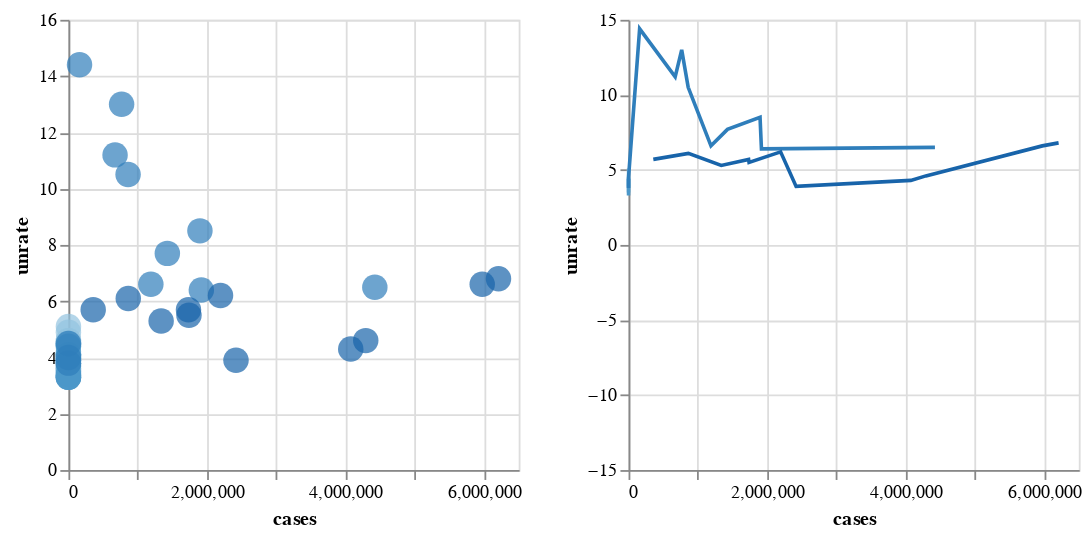

Notebook source saved alongside this figure:
### Markdown cell above
* The other way of displaying the data is the altair chart with detail selection function. This is a strategy of presenting the chart in a general chart on one side and after a click on the points, the related detailed data will be shown on the other side.

### Code cell
# make a chart

selector = alt.selection_single(empty='all', fields=['year'])

base = alt.Chart(df).properties(
    width=250,
    height=250
).add_selection(selector)

points = base.mark_point(filled=True, size=200).encode(
    x='cases',
    y='unrate',
    color=alt.condition(selector, 'year:O', alt.value('lightgray'), legend=None),
)

timeseries = base.mark_line().encode(
    x='cases',
    y=alt.Y('unrate', scale=alt.Scale(domain=(-15, 15))),
    color=alt.Color('year:O', legend=None)
).transform_filter(
    selector
)

points | timeseries

### Figure 1 — Vega-Lite specification as saved in the notebook (floating-point values rounded to 4 significant figures)
{"config": {"view": {"continuousWidth": 400, "continuousHeight": 300}}, "hconcat": [{"mark": {"type": "point", "filled": true, "size": 200}, "encoding": {"color": {"condition": {"type": "ordinal", "field": "year", "legend": null, "selection": "selector002"}, "value": "lightgray"}, "x": {"type": "quantitative", "field": "cases"}, "y": {"type": "quantitative", "field": "unrate"}}, "height": 250, "selection": {"selector002": {"type": "single", "empty": "all", "fields": ["year"]}}, "width": 250}, {"mark": "line", "encoding": {"color": {"type": "ordinal", "field": "year", "legend": null}, "x": {"type": "quantitative", "field": "cases"}, "y": {"type": "quantitative", "field": "unrate", "scale": {"domain": [-15, 15]}}}, "height": 250, "selection": {"selector002": {"type": "single", "empty": "all", "fields": ["year"]}}, "transform": [{"filter": {"selection": "selector002"}}], "width": 250}], "data": {"name": "data-17fcc358392d2aa9529e488cd5fae278"}, "$schema": "https://vega.github.io/schema/vega-lite/v4.8.1.json", "datasets": {"data-17fcc358392d2aa9529e488cd5fae278": [{"date": "2016-12-01T00:00:00", "unrate": 4.5, "unrate_men": 4.8, "unrate_women": 4.1, "unrate_16_to_17": 15.0, "unrate_18_to_19": 11.5, "unrate_20_to_24": 7.6, "unrate_25_to_34": 4.6, "unrate_35_to_44": 4.0, "unrate_45_to_54": 3.3, "unrate_55_over": 3.5, "year": 2016, "month": 12, "cases": 0.0, "deaths": 0.0, "is_covid_period": 0}, {"date": "2017-01-01T00:00:00", "unrate": 5.1, "unrate_men": 5.4, "unrate_women": 4.9, "unrate_16_to_17": 15.2, "unrate_18_to_19": 15.5, "unrate_20_to_24": 9.0, "unrate_25_to_34": 5.4, "unrate_35_to_44": 4.4, "unrate_45_to_54": 3.6, "unrate_55_over": 3.8, "year": 2017, "month": 1, "cases": 0.0, "deaths": 0.0, "is_covid_period": 0}, {"date": "2017-02-01T00:00:00", "unrate": 4.9, "unrate_men": 5.3, "unrate_women": 4.6, "unrate_16_to_17": 17.4, "unrate_18_to_19": 13.5, "unrate_20_to_24": 8.4, "unrate_25_to_34": 5.1, "unrate_35_to_44": 4.5, "unrate_45_to_54": 3.5, "unrate_55_over": 3.7, "year": 2017, "month": 2, "cases": 0.0, "deaths": 0.0, "is_covid_period": 0}, {"date": "2017-03-01T00:00:00", "unrate": 4.6, "unrate_men": 4.9, "unrate_women": 4.1, "unrate_16_to_17": 17.1, "unrate_18_to_19": 10.8, "unrate_20_to_24": 7.3, "unrate_25_to_34": 4.7, "unrate_35_to_44": 4.1, "unrate_45_to_54": 3.4, "unrate_55_over": 3.5, "year": 2017, "month": 3, "cases": 0.0, "deaths": 0.0, "is_covid_period": 0}, {"date": "2017-04-01T00:00:00", "unrate": 4.1, "unrate_men": 4.1, "unrate_women": 4.1, "unrate_16_to_17": 17.3, "unrate_18_to_19": 11.1, "unrate_20_to_24": 6.7, "unrate_25_to_34": 4.1, "unrate_35_to_44": 3.4, "unrate_45_to_54": 3.2, "unrate_55_over": 3.0, "year": 2017, "month": 4, "cases": 0.0, "deaths": 0.0, "is_covid_period": 0}, {"date": "2017-05-01T00:00:00", "unrate": 4.1, "unrate_men": 4.0, "unrate_women": 4.2, "unrate_16_to_17": 13.7, "unrate_18_to_19": 14.6, "unrate_20_to_24": 6.6, "unrate_25_to_34": 4.6, "unrate_35_to_44": 3.1, "unrate_45_to_54": 3.0, "unrate_55_over": 2.8, "year": 2017, "month": 5, "cases": 0.0, "deaths": 0.0, "is_covid_period": 0}, {"date": "2017-06-01T00:00:00", "unrate": 4.5, "unrate_men": 4.4, "unrate_women": 4.7, "unrate_16_to_17": 17.7, "unrate_18_to_19": 14.9, "unrate_20_to_24": 8.0, "unrate_25_to_34": 4.3, "unrate_35_to_44": 3.2, "unrate_45_to_54": 3.4, "unrate_55_over": 3.1, "year": 2017, "month": 6, "cases": 0.0, "deaths": 0.0, "is_covid_period": 0}, {"date": "2017-07-01T00:00:00", "unrate": 4.6, "unrate_men": 4.3, "unrate_women": 4.9, "unrate_16_to_17": 17.2, "unrate_18_to_19": 11.4, "unrate_20_to_24": 7.8, "unrate_25_to_34": 4.7, "unrate_35_to_44": 3.6, "unrate_45_to_54": 3.3, "unrate_55_over": 3.4, "year": 2017, "month": 7, "cases": 0.0, "deaths": 0.0, "is_covid_period": 0}, {"date": "2017-08-01T00:00:00", "unrate": 4.5, "unrate_men": 4.3, "unrate_women": 4.8, "unrate_16_to_17": 14.1, "unrate_18_to_19": 13.2, "unrate_20_to_24": 6.9, "unrate_25_to_34": 5.0, "unrate_35_to_44": 3.4, "unrate_45_to_54": 3.7, "unrate_55_over": 3.3, "year": 2017, "month": 8, "cases": 0.0, "deaths": 0.0, "is_covid_period": 0}, {"date": "2017-09-01T00:00:00", "unrate": 4.1, "unrate_men": 4.0, "unrate_women": 4.2, "unrate_16_to_17": 11.3, "unrate_18_to_19": 13.7, "unrate_20_to_24": 7.5, "unrate_25_to_34": 4.2, "unrate_35_to_44": 3.1, "unrate_45_to_54": 2.9, "unrate_55_over": 3.1, "year": 2017, "month": 9, "cases": 0.0, "deaths": 0.0, "is_covid_period": 0}, {"date": "2017-10-01T00:00:00", "unrate": 3.9, "unrate_men": 3.9, "unrate_women": 3.8, "unrate_16_to_17": 13.8, "unrate_18_to_19": 13.2, "unrate_20_to_24": 7.0, "unrate_25_to_34": 4.3, "unrate_35_to_44": 2.9, "unrate_45_to_54": 2.5, "unrate_55_over": 2.9, "year": 2017, "month": 10, "cases": 0.0, "deaths": 0.0, "is_covid_period": 0}, {"date": "2017-11-01T00:00:00", "unrate": 3.9, "unrate_men": 4.0, "unrate_women": 3.8, "unrate_16_to_17": 17.9, "unrate_18_to_19": 14.2, "unrate_20_to_24": 6.6, "unrate_25_to_34": 4.1, "unrate_35_to_44": 2.9, "unrate_45_to_54": 2.5, "unrate_55_over": 3.0, "year": 2017, "month": 11, "cases": 0.0, "deaths": 0.0, "is_covid_period": 0}, {"date": "2017-12-01T00:00:00", "unrate": 3.9, "unrate_men": 4.2, "unrate_women": 3.7, "unrate_16_to_17": 12.9, "unrate_18_to_19": 11.3, "unrate_20_to_24": 6.7, "unrate_25_to_34": 4.3, "unrate_35_to_44": 3.0, "unrate_45_to_54": 2.7, "unrate_55_over": 3.2, "year": 2017, "month": 12, "cases": 0.0, "deaths": 0.0, "is_covid_period": 0}, {"date": "2018-01-01T00:00:00", "unrate": 4.5, "unrate_men": 4.8, "unrate_women": 4.2, "unrate_16_to_17": 14.6, "unrate_18_to_19": 14.5, "unrate_20_to_24": 8.2, "unrate_25_to_34": 4.7, "unrate_35_to_44": 3.5, "unrate_45_to_54": 3.3, "unrate_55_over": 3.3, "year": 2018, "month": 1, "cases": 0.0, "deaths": 0.0, "is_covid_period": 0}, {"date": "2018-02-01T00:00:00", "unrate": 4.4, "unrate_men": 4.6, "unrate_women": 4.1, "unrate_16_to_17": 15.8, "unrate_18_to_19": 14.0, "unrate_20_to_24": 7.2, "unrate_25_to_34": 4.6, "unrate_35_to_44": 3.4, "unrate_45_to_54": 3.1, "unrate_55_over": 3.5, "year": 2018, "month": 2, "cases": 0.0, "deaths": 0.0, "is_covid_period": 0}, {"date": "2018-03-01T00:00:00", "unrate": 4.1, "unrate_men": 4.4, "unrate_women": 3.8, "unrate_16_to_17": 15.0, "unrate_18_to_19": 11.5, "unrate_20_to_24": 6.5, "unrate_25_to_34": 4.3, "unrate_35_to_44": 3.4, "unrate_45_to_54": 3.1, "unrate_55_over": 3.3, "year": 2018, "month": 3, "cases": 0.0, "deaths": 0.0, "is_covid_period": 0}, {"date": "2018-04-01T00:00:00", "unrate": 3.7, "unrate_men": 3.9, "unrate_women": 3.4, "unrate_16_to_17": 14.3, "unrate_18_to_19": 10.3, "unrate_20_to_24": 6.1, "unrate_25_to_34": 4.1, "unrate_35_to_44": 2.8, "unrate_45_to_54": 2.7, "unrate_55_over": 2.8, "year": 2018, "month": 4, "cases": 0.0, "deaths": 0.0, "is_covid_period": 0}, {"date": "2018-05-01T00:00:00", "unrate": 3.6, "unrate_men": 3.7, "unrate_women": 3.4, "unrate_16_to_17": 15.0, "unrate_18_to_19": 11.8, "unrate_20_to_24": 7.0, "unrate_25_to_34": 3.6, "unrate_35_to_44": 2.6, "unrate_45_to_54": 2.5, "unrate_55_over": 2.5, "year": 2018, "month": 5, "cases": 0.0, "deaths": 0.0, "is_covid_period": 0}, {"date": "2018-06-01T00:00:00", "unrate": 4.2, "unrate_men": 4.1, "unrate_women": 4.2, "unrate_16_to_17": 17.8, "unrate_18_to_19": 13.2, "unrate_20_to_24": 8.1, "unrate_25_to_34": 3.9, "unrate_35_to_44": 2.9, "unrate_45_to_54": 3.0, "unrate_55_over": 3.0, "year": 2018, "month": 6, "cases": 0.0, "deaths": 0.0, "is_covid_period": 0}, {"date": "2018-07-01T00:00:00", "unrate": 4.1, "unrate_men": 3.8, "unrate_women": 4.5, "unrate_16_to_17": 14.6, "unrate_18_to_19": 12.8, "unrate_20_to_24": 7.3, "unrate_25_to_34": 3.6, "unrate_35_to_44": 3.1, "unrate_45_to_54": 3.1, "unrate_55_over": 3.3, "year": 2018, "month": 7, "cases": 0.0, "deaths": 0.0, "is_covid_period": 0}, {"date": "2018-08-01T00:00:00", "unrate": 3.9, "unrate_men": 3.7, "unrate_women": 4.3, "unrate_16_to_17": 12.4, "unrate_18_to_19": 12.3, "unrate_20_to_24": 6.5, "unrate_25_to_34": 4.3, "unrate_35_to_44": 2.9, "unrate_45_to_54": 2.7, "unrate_55_over": 3.2, "year": 2018, "month": 8, "cases": 0.0, "deaths": 0.0, "is_covid_period": 0}, {"date": "2018-09-01T00:00:00", "unrate": 3.6, "unrate_men": 3.5, "unrate_women": 3.6, "unrate_16_to_17": 11.4, "unrate_18_to_19": 12.9, "unrate_20_to_24": 6.9, "unrate_25_to_34": 3.3, "unrate_35_to_44": 2.8, "unrate_45_to_54": 2.5, "unrate_55_over": 2.8, "year": 2018, "month": 9, "cases": 0.0, "deaths": 0.0, "is_covid_period": 0}, {"date": "2018-10-01T00:00:00", "unrate": 3.5, "unrate_men": 3.5, "unrate_women": 3.6, "unrate_16_to_17": 9.3, "unrate_18_to_19": 13.0, "unrate_20_to_24": 6.6, "unrate_25_to_34": 3.6, "unrate_35_to_44": 2.8, "unrate_45_to_54": 2.5, "unrate_55_over": 2.6, "year": 2018, "month": 10, "cases": 0.0, "deaths": 0.0, "is_covid_period": 0}, {"date": "2018-11-01T00:00:00", "unrate": 3.5, "unrate_men": 3.4, "unrate_women": 3.5, "unrate_16_to_17": 12.8, "unrate_18_to_19": 11.4, "unrate_20_to_24": 6.0, "unrate_25_to_34": 3.5, "unrate_35_to_44": 2.7, "unrate_45_to_54": 2.4, "unrate_55_over": 2.8, "year": 2018, "month": 11, "cases": 0.0, "deaths": 0.0, "is_covid_period": 0}, {"date": "2018-12-01T00:00:00", "unrate": 3.7, "unrate_men": 4.0, "unrate_women": 3.4, "unrate_16_to_17": 12.0, "unrate_18_to_19": 10.4, "unrate_20_to_24": 6.8, "unrate_25_to_34": 3.9, "unrate_35_to_44": 2.8, "unrate_45_to_54": 2.9, "unrate_55_over": 2.8, "year": 2018, "month": 12, "cases": 0.0, "deaths": 0.0, "is_covid_period": 0}, {"date": "2019-01-01T00:00:00", "unrate": 4.4, "unrate_men": 4.7, "unrate_women": 4.1, "unrate_16_to_17": 14.6, "unrate_18_to_19": 13.3, "unrate_20_to_24": 8.6, "unrate_25_to_34": 4.4, "unrate_35_to_44": 3.3, "unrate_45_to_54": 3.3, "unrate_55_over": 3.5, "year": 2019, "month": 1, "cases": 0.0, "deaths": 0.0, "is_covid_period": 0}, {"date": "2019-02-01T00:00:00", "unrate": 4.1, "unrate_men": 4.4, "unrate_women": 3.8, "unrate_16_to_17": 17.0, "unrate_18_to_19": 12.5, "unrate_20_to_24": 7.5, "unrate_25_to_34": 4.4, "unrate_35_to_44": 2.9, "unrate_45_to_54": 3.1, "unrate_55_over": 2.9, "year": 2019, "month": 2, "cases": 0.0, "deaths": 0.0, "is_covid_period": 0}, {"date": "2019-03-01T00:00:00", "unrate": 3.9, "unrate_men": 4.3, "unrate_women": 3.5, "unrate_16_to_17": 12.9, "unrate_18_to_19": 11.8, "unrate_20_to_24": 7.1, "unrate_25_to_34": 4.1, "unrate_35_to_44": 3.0, "unrate_45_to_54": 3.1, "unrate_55_over": 2.8, "year": 2019, "month": 3, "cases": 0.0, "deaths": 0.0, "is_covid_period": 0}, {"date": "2019-04-01T00:00:00", "unrate": 3.3, "unrate_men": 3.6, "unrate_women": 3.1, "unrate_16_to_17": 14.3, "unrate_18_to_19": 10.6, "unrate_20_to_24": 5.8, "unrate_25_to_34": 3.6, "unrate_35_to_44": 2.5, "unrate_45_to_54": 2.4, "unrate_55_over": 2.4, "year": 2019, "month": 4, "cases": 0.0, "deaths": 0.0, "is_covid_period": 0}, {"date": "2019-05-01T00:00:00", "unrate": 3.4, "unrate_men": 3.4, "unrate_women": 3.3, "unrate_16_to_17": 14.4, "unrate_18_to_19": 12.0, "unrate_20_to_24": 7.0, "unrate_25_to_34": 3.2, "unrate_35_to_44": 2.4, "unrate_45_to_54": 2.3, "unrate_55_over": 2.5, "year": 2019, "month": 5, "cases": 0.0, "deaths": 0.0, "is_covid_period": 0}, {"date": "2019-06-01T00:00:00", "unrate": 3.8, "unrate_men": 3.7, "unrate_women": 4.0, "unrate_16_to_17": 18.4, "unrate_18_to_19": 13.1, "unrate_20_to_24": 6.8, "unrate_25_to_34": 3.5, "unrate_35_to_44": 2.7, "unrate_45_to_54": 2.7, "unrate_55_over": 2.9, "year": 2019, "month": 6, "cases": 0.0, "deaths": 0.0, "is_covid_period": 0}, {"date": "2019-07-01T00:00:00", "unrate": 4.0, "unrate_men": 3.7, "unrate_women": 4.3, "unrate_16_to_17": 17.1, "unrate_18_to_19": 11.2, "unrate_20_to_24": 7.1, "unrate_25_to_34": 3.8, "unrate_35_to_44": 2.9, "unrate_45_to_54": 2.9, "unrate_55_over": 2.9, "year": 2019, "month": 7, "cases": 0.0, "deaths": 0.0, "is_covid_period": 0}, {"date": "2019-08-01T00:00:00", "unrate": 3.8, "unrate_men": 3.5, "unrate_women": 4.1, "unrate_16_to_17": 11.7, "unrate_18_to_19": 12.3, "unrate_20_to_24": 6.8, "unrate_25_to_34": 3.8, "unrate_35_to_44": 2.8, "unrate_45_to_54": 3.0, "unrate_55_over": 2.7, "year": 2019, "month": 8, "cases": 0.0, "deaths": 0.0, "is_covid_period": 0}, {"date": "2019-09-01T00:00:00", "unrate": 3.3, "unrate_men": 3.3, "unrate_women": 3.4, "unrate_16_to_17": 10.5, "unrate_18_to_19": 13.1, "unrate_20_to_24": 6.2, "unrate_25_to_34": 3.3, "unrate_35_to_44": 2.5, "unrate_45_to_54": 2.6, "unrate_55_over": 2.3, "year": 2019, "month": 9, "cases": 0.0, "deaths": 0.0, "is_covid_period": 0}, {"date": "2019-10-01T00:00:00", "unrate": 3.3, "unrate_men": 3.3, "unrate_women": 3.3, "unrate_16_to_17": 12.3, "unrate_18_to_19": 11.3, "unrate_20_to_24": 6.0, "unrate_25_to_34": 3.6, "unrate_35_to_44": 2.5, "unrate_45_to_54": 2.3, "unrate_55_over": 2.4, "year": 2019, "month": 10, "cases": 0.0, "deaths": 0.0, "is_covid_period": 0}, {"date": "2019-11-01T00:00:00", "unrate": 3.3, "unrate_men": 3.3, "unrate_women": 3.3, "unrate_16_to_17": 12.0, "unrate_18_to_19": 11.4, "unrate_20_to_24": 5.9, "unrate_25_to_34": 3.4, "unrate_35_to_44": 2.6, "unrate_45_to_54": 2.3, "unrate_55_over": 2.5, "year": 2019, "month": 11, "cases": 0.0, "deaths": 0.0, "is_covid_period": 0}, {"date": "2019-12-01T00:00:00", "unrate": 3.4, "unrate_men": 3.5, "unrate_women": 3.2, "unrate_16_to_17": 11.9, "unrate_18_to_19": 10.4, "unrate_20_to_24": 6.0, "unrate_25_to_34": 3.5, "unrate_35_to_44": 2.8, "unrate_45_to_54": 2.5, "unrate_55_over": 2.3, "year": 2019, "month": 12, "cases": 0.0, "deaths": 0.0, "is_covid_period": 0}, {"date": "2020-01-01T00:00:00", "unrate": 4.0, "unrate_men": 4.2, "unrate_women": 3.7, "unrate_16_to_17": 11.2, "unrate_18_to_19": 14.1, "unrate_20_to_24": 7.6, "unrate_25_to_34": 4.2, "unrate_35_to_44": 3.1, "unrate_45_to_54": 2.7, "unrate_55_over": 2.9, "year": 2020, "month": 1, "cases": 0.0, "deaths": 0.0, "is_covid_period": 1}, {"date": "2020-02-01T00:00:00", "unrate": 3.8, "unrate_men": 4.1, "unrate_women": 3.4, "unrate_16_to_17": 9.9, "unrate_18_to_19": 12.3, "unrate_20_to_24": 6.7, "unrate_25_to_34": 4.0, "unrate_35_to_44": 3.0, "unrate_45_to_54": 2.8, "unrate_55_over": 2.8, "year": 2020, "month": 2, "cases": 0.0, "deaths": 0.0, "is_covid_period": 1}, {"date": "2020-03-01T00:00:00", "unrate": 4.5, "unrate_men": 4.8, "unrate_women": 4.2, "unrate_16_to_17": 16.5, "unrate_18_to_19": 12.2, "unrate_20_to_24": 8.6, "unrate_25_to_34": 4.5, "unrate_35_to_44": 3.6, "unrate_45_to_54": 3.4, "unrate_55_over": 3.5, "year": 2020, "month": 3, "cases": 77.0, "deaths": 3.0, "is_covid_period": 1}, {"date": "2020-04-01T00:00:00", "unrate": 14.4, "unrate_men": 13.3, "unrate_women": 15.7, "unrate_16_to_17": 30.1, "unrate_18_to_19": 33.3, "unrate_20_to_24": 25.0, "unrate_25_to_34": 14.3, "unrate_35_to_44": 11.3, "unrate_45_to_54": 12.1, "unrate_55_over": 13.4, "year": 2020, "month": 4, "cases": 160100.0, "deaths": 3114.0, "is_covid_period": 1}, {"date": "2020-05-01T00:00:00", "unrate": 13.0, "unrate_men": 11.9, "unrate_women": 14.3, "unrate_16_to_17": 31.9, "unrate_18_to_19": 30.1, "unrate_20_to_24": 23.2, "unrate_25_to_34": 13.1, "unrate_35_to_44": 9.8, "unrate_45_to_54": 10.4, "unrate_55_over": 11.5, "year": 2020, "month": 5, "cases": 767300.0, "deaths": 43440.0, "is_covid_period": 1}, {"date": "2020-06-01T00:00:00", "unrate": 11.2, "unrate_men": 10.5, "unrate_women": 12.0, "unrate_16_to_17": 27.2, "unrate_18_to_19": 22.9, "unrate_20_to_24": 20.1, "unrate_25_to_34": 11.7, "unrate_35_to_44": 8.9, "unrate_45_to_54": 8.3, "unrate_55_over": 9.7, "year": 2020, "month": 6, "cases": 673100.0, "deaths": 37030.0, "is_covid_period": 1}, {"date": "2020-07-01T00:00:00", "unrate": 10.5, "unrate_men": 9.7, "unrate_women": 11.3, "unrate_16_to_17": 19.6, "unrate_18_to_19": 18.8, "unrate_20_to_24": 18.2, "unrate_25_to_34": 11.5, "unrate_35_to_44": 8.2, "unrate_45_to_54": 8.0, "unrate_55_over": 9.0, "year": 2020, "month": 7, "cases": 861000.0, "deaths": 21300.0, "is_covid_period": 1}, {"date": "2020-08-01T00:00:00", "unrate": 8.5, "unrate_men": 8.0, "unrate_women": 9.1, "unrate_16_to_17": 13.3, "unrate_18_to_19": 17.4, "unrate_20_to_24": 13.7, "unrate_25_to_34": 9.8, "unrate_35_to_44": 6.5, "unrate_45_to_54": 6.4, "unrate_55_over": 7.8, "year": 2020, "month": 8, "cases": 1898000.0, "deaths": 26300.0, "is_covid_period": 1}, {"date": "2020-09-01T00:00:00", "unrate": 7.7, "unrate_men": 7.3, "unrate_women": 8.0, "unrate_16_to_17": 14.8, "unrate_18_to_19": 16.8, "unrate_20_to_24": 12.4, "unrate_25_to_34": 8.4, "unrate_35_to_44": 6.1, "unrate_45_to_54": 6.2, "unrate_55_over": 6.6, "year": 2020, "month": 9, "cases": 1428000.0, "deaths": 28620.0, "is_covid_period": 1}, {"date": "2020-10-01T00:00:00", "unrate": 6.6, "unrate_men": 6.6, "unrate_women": 6.5, "unrate_16_to_17": 11.6, "unrate_18_to_19": 14.0, "unrate_20_to_24": 10.5, "unrate_25_to_34": 7.1, "unrate_35_to_44": 5.6, "unrate_45_to_54": 5.7, "unrate_55_over": 5.2, "year": 2020, "month": 10, "cases": 1190000.0, "deaths": 22680.0, "is_covid_period": 1}, {"date": "2020-11-01T00:00:00", "unrate": 6.4, "unrate_men": 6.6, "unrate_women": 6.1, "unrate_16_to_17": 13.9, "unrate_18_to_19": 12.8, "unrate_20_to_24": 9.9, "unrate_25_to_34": 6.7, "unrate_35_to_44": 5.4, "unrate_45_to_54": 5.2, "unrate_55_over": 5.7, "year": 2020, "month": 11, "cases": 1919000.0, "deaths": 22670.0, "is_covid_period": 1}, {"date": "2020-12-01T00:00:00", "unrate": 6.5, "unrate_men": 6.7, "unrate_women": 6.3, "unrate_16_to_17": 11.8, "unrate_18_to_19": 15.3, "unrate_20_to_24": 10.6, "unrate_25_to_34": 6.4, "unrate_35_to_44": 5.5, "unrate_45_to_54": 5.3, "unrate_55_over": 5.8, "year": 2020, "month": 12, "cases": 4423000.0, "deaths": 39330.0, "is_covid_period": 1}, {"date": "2021-01-01T00:00:00", "unrate": 6.8, "unrate_men": 7.1, "unrate_women": 6.5, "unrate_16_to_17": 15.2, "unrate_18_to_19": 15.9, "unrate_20_to_24": 10.8, "unrate_25_to_34": 7.2, "unrate_35_to_44": 6.1, "unrate_45_to_54": 5.2, "unrate_55_over": 5.6, "year": 2021, "month": 1, "cases": 6208000.0, "deaths": 75430.0, "is_covid_period": 1}, {"date": "2021-02-01T00:00:00", "unrate": 6.6, "unrate_men": 7.0, "unrate_women": 6.1, "unrate_16_to_17": 14.5, "unrate_18_to_19": 14.0, "unrate_20_to_24": 10.0, "unrate_25_to_34": 6.7, "unrate_35_to_44": 6.0, "unrate_45_to_54": 5.2, "unrate_55_over": 5.6, "year": 2021, "month": 2, "cases": 5973000.0, "deaths": 92420.0, "is_covid_period": 1}, {"date": "2021-03-01T00:00:00", "unrate": 6.2, "unrate_men": 6.5, "unrate_women": 5.8, "unrate_16_to_17": 12.0, "unrate_18_to_19": 12.7, "unrate_20_to_24": 10.4, "unrate_25_to_34": 7.0, "unrate_35_to_44": 5.4, "unrate_45_to_54": 4.7, "unrate_55_over": 4.8, "year": 2021, "month": 3, "cases": 2195000.0, "deaths": 68220.0, "is_covid_period": 1}, {"date": "2021-04-01T00:00:00", "unrate": 5.7, "unrate_men": 6.0, "unrate_women": 5.4, "unrate_16_to_17": 10.5, "unrate_18_to_19": 10.9, "unrate_20_to_24": 9.8, "unrate_25_to_34": 6.2, "unrate_35_to_44": 4.7, "unrate_45_to_54": 4.7, "unrate_55_over": 4.8, "year": 2021, "month": 4, "cases": 1733000.0, "deaths": 36250.0, "is_covid_period": 1}, {"date": "2021-05-01T00:00:00", "unrate": 5.5, "unrate_men": 5.7, "unrate_women": 5.2, "unrate_16_to_17": 9.2, "unrate_18_to_19": 9.7, "unrate_20_to_24": 10.3, "unrate_25_to_34": 5.5, "unrate_35_to_44": 4.7, "unrate_45_to_54": 4.5, "unrate_55_over": 4.6, "year": 2021, "month": 5, "cases": 1740000.0, "deaths": 23120.0, "is_covid_period": 1}, {"date": "2021-06-01T00:00:00", "unrate": 6.1, "unrate_men": 6.1, "unrate_women": 6.1, "unrate_16_to_17": 15.0, "unrate_18_to_19": 12.3, "unrate_20_to_24": 9.9, "unrate_25_to_34": 6.5, "unrate_35_to_44": 5.2, "unrate_45_to_54": 4.6, "unrate_55_over": 5.0, "year": 2021, "month": 6, "cases": 863700.0, "deaths": 17600.0, "is_covid_period": 1}, {"date": "2021-07-01T00:00:00", "unrate": 5.7, "unrate_men": 5.5, "unrate_women": 5.8, "unrate_16_to_17": 12.8, "unrate_18_to_19": 9.9, "unrate_20_to_24": 9.5, "unrate_25_to_34": 6.3, "unrate_35_to_44": 4.8, "unrate_45_to_54": 4.0, "unrate_55_over": 4.6, "year": 2021, "month": 7, "cases": 357400.0, "deaths": 8692.0, "is_covid_period": 1}, {"date": "2021-08-01T00:00:00", "unrate": 5.3, "unrate_men": 5.1, "unrate_women": 5.5, "unrate_16_to_17": 10.7, "unrate_18_to_19": 11.0, "unrate_20_to_24": 9.1, "unrate_25_to_34": 5.8, "unrate_35_to_44": 4.4, "unrate_45_to_54": 4.2, "unrate_55_over": 4.1, "year": 2021, "month": 8, "cases": 1338000.0, "deaths": 6896.0, "is_covid_period": 1}, {"date": "2021-09-01T00:00:00", "unrate": 4.6, "unrate_men": 4.6, "unrate_women": 4.5, "unrate_16_to_17": 9.2, "unrate_18_to_19": 12.6, "unrate_20_to_24": 7.7, "unrate_25_to_34": 5.0, "unrate_35_to_44": 3.8, "unrate_45_to_54": 3.7, "unrate_55_over": 3.3, "year": 2021, "month": 9, "cases": 4292000.0, "deaths": 23160.0, "is_covid_period": 1}, {"date": "2021-10-01T00:00:00", "unrate": 4.3, "unrate_men": 4.2, "unrate_women": 4.4, "unrate_16_to_17": 8.6, "unrate_18_to_19": 12.7, "unrate_20_to_24": 6.8, "unrate_25_to_34": 4.5, "unrate_35_to_44": 3.6, "unrate_45_to_54": 3.5, "unrate_55_over": 3.3, "year": 2021, "month": 10, "cases": 4075000.0, "deaths": 62800.0, "is_covid_period": 1}, {"date": "2021-11-01T00:00:00", "unrate": 3.9, "unrate_men": 3.9, "unrate_women": 3.9, "unrate_16_to_17": 9.7, "unrate_18_to_19": 11.0, "unrate_20_to_24": 6.6, "unrate_25_to_34": 3.8, "unrate_35_to_44": 3.6, "unrate_45_to_54": 2.8, "unrate_55_over": 3.1, "year": 2021, "month": 11, "cases": 2419000.0, "deaths": 47310.0, "is_covid_period": 1}]}}
